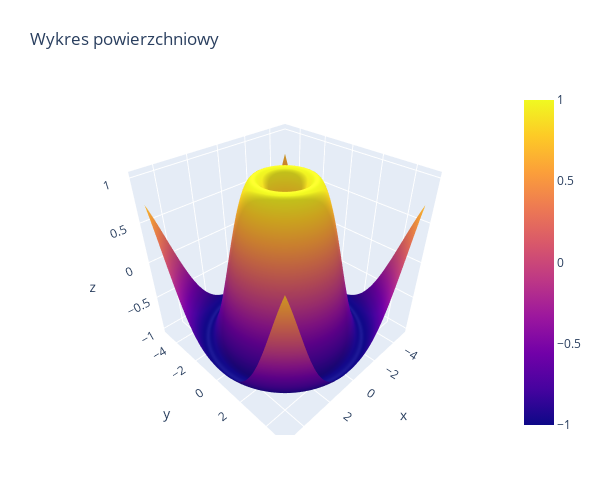

Notebook cell for this chart:
### Markdown cell above
**Przykład 3.5**: Wykres powierzchniowy 3D w *plotly.graph_objects*

### Code cell
# Tworzenie wykresu powierzchniowego z wykorzystaniem poprzednich danych z wykresu 3d
fig = go.Figure(data=[go.Surface(z=z_3d, x=x_3d, y=y_3d)])
# Dostosowanie wyglądu
fig.update_layout(title='Wykres powierzchniowy', autosize=False,
                  width=600, height=500,
                  margin=dict(l=65, r=50, b=65, t=90))
# Wyświetlanie wykresu
fig.show()

### Figure 1 — Plotly figure (JSON) as saved in the notebook; plotly's stock layout.template omitted (floating-point values rounded to 4 significant figures; data arrays with more than 128 entries replaced by an {"elided": "..."} marker saying what was removed)
{"data": [{"x": {"elided": "100x100 float values"}, "y": {"elided": "100x100 float values"}, "z": {"elided": "100x100 float values"}, "type": "surface"}], "layout": {"margin": {"l": 65, "r": 50, "b": 65, "t": 90}, "title": {"text": "Wykres powierzchniowy"}, "autosize": false, "width": 600, "height": 500}}
